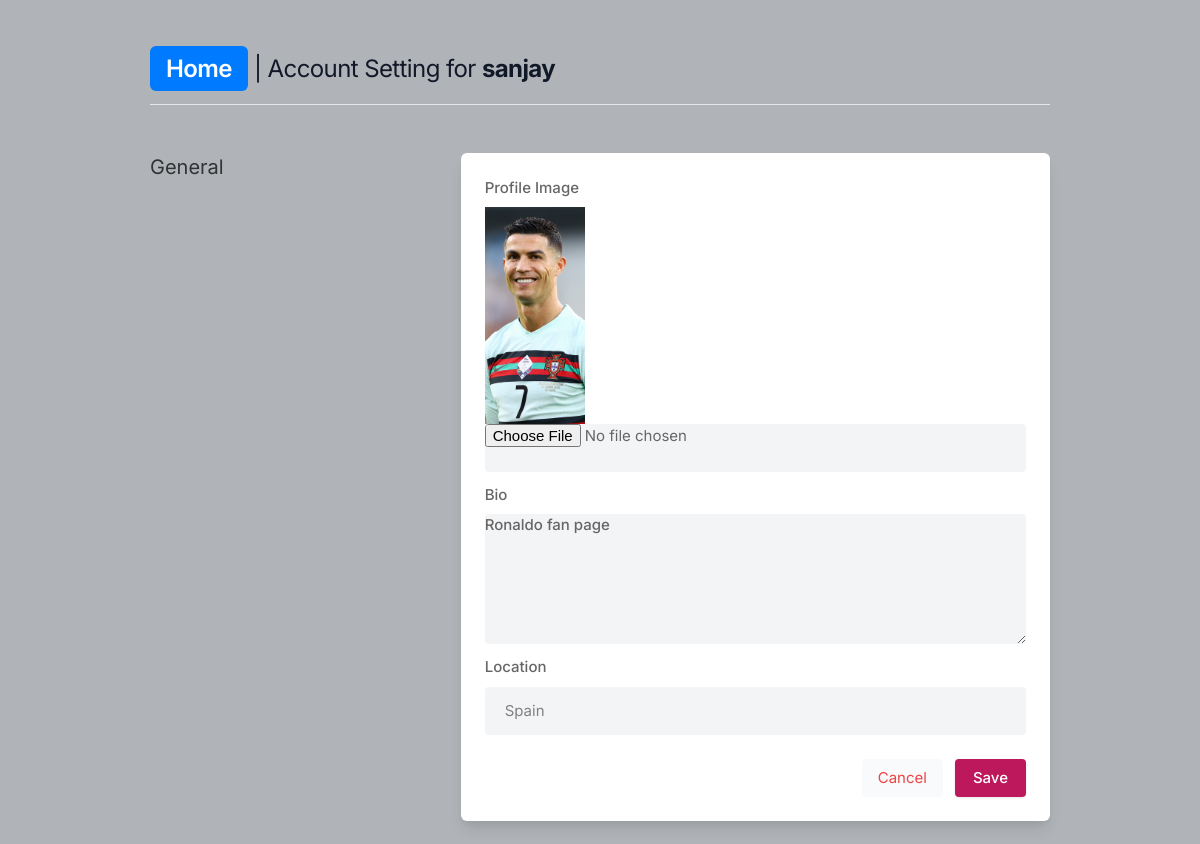
Page /settings (signed in) on the committed database.
### core/models.py (models this page shows, shortened)
class Profile(models.Model):
    user = models.ForeignKey(User, on_delete=models.CASCADE)
    id_user = models.IntegerField()
    bio = models.TextField(blank=True)
    profileimg = models.ImageField(upload_to='profile_image', default='blank-profile-picture.png')
    location = models.CharField(max_length=100, blank=True)

### core/views.py (the view, shortened to what this page needs)
# urls.py: path('settings',views.settings, name='settings'),
@login_required(login_url="signin")
def settings(request):
    user_profile = Profile.objects.get(user=request.user)
    return render(request, 'settings.html', {'user_profile': user_profile})

### templates/settings.html (shortened to what this page needs)
{% load static %}
<!DOCTYPE html>
<html lang="en">
<head>
    <link rel="stylesheet" href="{% static 'assets/css/icons.css' %}">
    <link rel="stylesheet" href="{% static 'assets/css/uikit.css' %}">
    <link rel="stylesheet" href="{% static 'assets/css/style.css' %}">
    <link rel="stylesheet" href="{% static 'assets/css/tailwind.css' %}">
</head>
<body>
            <div class="container m-auto">
                <h1 class="text-2xl leading-none text-gray-900 tracking-tight mt-3"> <a href="/" class="nav-btn active">Home</a>
 | Account Setting for <b>{{ user.username }}</b> </h1>
                <br>
                <hr>
                <div class="grid lg:grid-cols-3 mt-12 gap-8">
                    <div>
                        <h3 class="text-xl mb-2"> General</h3>
                    </div>
                    <div class="bg-white rounded-md lg:shadow-lg shadow col-span-2">
                        <form action="" method="POST" enctype="multipart/form-data">
                            <div class="grid grid-cols-2 gap-3 lg:p-6 p-4">
                                    <div class="col-span-2">
                                        <label for=""> Profile Image</label>
                                        <img width="100" height="100" src="{{ user_profile.profileimg.url }}" />
                                        <input type="file" name="image" value="{{ user_profile.profileimg }}" class="shadow-none bg-gray-100">
                                    </div>
                                    <div class="col-span-2">
                                        <label for="about">Bio</label>
                                        <textarea id="about" type="text" name="bio" rows="3"  class="shadow-none bg-gray-100">{{ user_profile.bio }}</textarea>
                                    </div>
                                    <div class="col-span-2">
                                        <label for=""> Location</label>
                                        <input type="text" name="location" value="{{ user_profile.location }}" class="shadow-none bg-gray-100">
                                    </div>
                            </div>
                            <div class="bg-gray-10 p-6 pt-0 flex justify-end space-x-3">
                                <button class="p-2 px-4 rounded bg-gray-50 text-red-500"><a href="/"> Cancel </a></button>
                                <button type="submit" class="button bg-blue-700"> Save </button>
                            </div>
                        </form>
                    </div>
                    </div>
                    <br>
                </div>
</body>
</html>

### static/assets/css/style.css (style rules this page uses)
body { background-color: #B0B3B8!important; }
button { vertical-align: middle; }
span.button, button.button { background-color: #be185d; top: 0; color: #fff; position: relative; padding: 8px 18px; line-height: 22px; position: relative; font-weight: 500; font-size: 15px; display: inline-block; -webkit-transition: all 0.2s ease-in-out; transition: all 0.2s ease-in-out; cursor: pointer; overflow: hidden; border: none; border-radius: 4px; -webkit-box-shadow: 0 1px 3px rgba(0, 0, 0, 0.1); box-shadow: 0 1px 3px rgba(0, 0, 0, 0.1); }
input { height: 48px; line-height: 48px; padding: 0 20px; outline: none; font-size: 15px; color: #808080; max-width: 100%; width: 100%; -webkit-box-sizing: border-box; box-sizing: border-box; display: block; font-weight: 400; opacity: 1; border-radius: 4px; border: none; -webkit-box-shadow: 0 1px 4px 0px rgba(0, 0, 0, 0.12); box-shadow: 0 1px 4px 0px rgba(0, 0, 0, 0.12); }
input[type="text"], input[type="password"], input[type="email"], input[type="number"] { height: 48px; line-height: 48px; padding: 0 20px; outline: none; font-size: 15px; color: #808080; max-width: 100%; width: 100%; -webkit-box-sizing: border-box; box-sizing: border-box; display: block; font-weight: 400; opacity: 1; border-radius: 4px; border: none; -webkit-box-shadow: 0 1px 4px 0px rgba(0, 0, 0, 0.12); box-shadow: 0 1px 4px 0px rgba(0, 0, 0, 0.12); }
textarea { height: 48px; line-height: 48px; padding: 0 20px; outline: none; font-size: 15px; color: #808080; margin: 0 0 16px 0; max-width: 100%; width: 100%; -webkit-box-sizing: border-box; box-sizing: border-box; display: block; background-color: #fff; font-weight: 500; opacity: 1; border-radius: 4px; border: none; -webkit-box-shadow: 0 1px 4px 0px rgba(0, 0, 0, 0.12); box-shadow: 0 1px 4px 0px rgba(0, 0, 0, 0.12); }
input { -webkit-transition: all 0.1s ease-in-out; transition: all 0.1s ease-in-out; }
::placeholder { color: #808080; opacity: 1; }
textarea { height: auto; line-height: 27px; padding: 20px; min-height: 130px; -webkit-transition: none !important; transition: none !important; min-width: 100%; }
label, legend { display: block; font-weight: bold; font-size: 15px; font-weight: 500; margin-bottom: 8px; }
button { border: none; margin: 0; padding: 0; width: auto; overflow: visible; background: transparent; color: inherit; font: inherit; line-height: normal; cursor: pointer; }
a { color: #be185d; -webkit-transition: 0.3s; transition: 0.3s; outline: none !important; }
button { outline: none !important; }
img { max-width: 100%; }
body { color: #666; font-size: 15px; line-height: 27px; background-color: #f0f2f5; font-family: "Inter", sans-serif; text-transform: none; }
h1, h2, h3, h4, h5, h6 { font-family: "Inter", sans-serif; text-transform: none; }
input[type="text"], input[type="password"], input[type="email"] { font-family: "Inter", sans-serif; text-transform: none; }
textarea, select { font-family: "Inter", sans-serif; text-transform: none; }
button, body .pac-container { font-family: "Inter", sans-serif; text-transform: none; }
h1, h2, h3, h4, h5, h6 { color: #333; font-weight: 500; margin: 0; padding: 0; }
h1 { font-size: 32px; }
h3 { font-size: 22px; }
b, strong { font-weight: 700 !important; }
@media (min-width: 1024px) { .container { max-width: 900px !important; padding-top: 45px; } }
.shadow-none { -webkit-box-shadow: none !important; box-shadow: none !important; }

### templates/settings.html (style rules this page uses)
.nav-btn { padding:8px 16px;border-radius:6px;background:#eee;text-decoration:none;color:#333;font-weight:600 }
.nav-btn.active { background:#007bff;color:#fff }

### rows in the picture
Profile: profileimg (picture), bio "Ronaldo fan page", location "Spain"

### other values in the picture
{{ user.username }} "sanjay"
